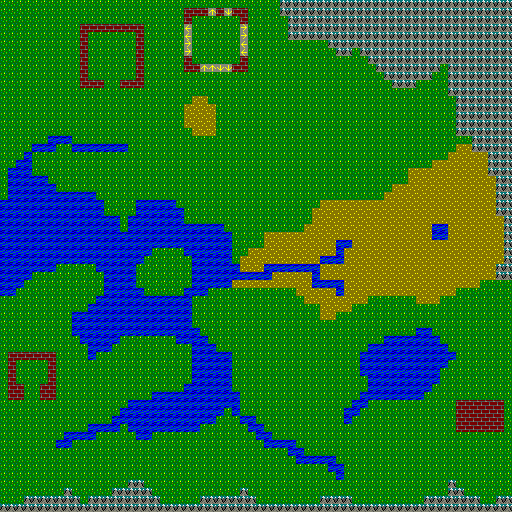

The image is a tile-based game level rendered from a .tmx file. Its description and source (layers, tilesets, objects; grid data summarised) follow:
An orthogonal 64x64 tile map with 8x8 px tiles, 1 tile layer (Tile Layer 1).

<map version="1.0" orientation="orthogonal" width="64" height="64" tilewidth="8" tileheight="8">
 <tileset firstgid="1" name="terrain1" tilewidth="8" tileheight="8">
  <image source="terrain1.bmp" trans="000000" width="80" height="8" />
  <tile id="0">
   <properties>
    <property name="collision" value="1" />
   </properties>
  </tile>
  <tile id="1">
   <properties>
    <property name="collision" value="0" />
   </properties>
  </tile>
  <tile id="2">
   <properties>
    <property name="collision" value="1" />
   </properties>
  </tile>
  <tile id="3">
   <properties>
    <property name="collision" value="8" />
   </properties>
  </tile>
  <tile id="4">
   <properties>
    <property name="collision" value="4" />
   </properties>
  </tile>
  <tile id="5">
   <properties>
    <property name="collision" value="2" />
   </properties>
  </tile>
  <tile id="6">
   <properties>
    <property name="collision" value="16" />
   </properties>
  </tile>
  <tile id="7">
   <properties>
    <property name="collision" value="0" />
   </properties>
  </tile>
  <tile id="8">
   <properties>
    <property name="collision" value="1" />
   </properties>
  </tile>
  <tile id="9">
   <properties>
    <property name="collision" value="0" />
   </properties>
  </tile>
 </tileset>
 <layer name="Tile Layer 1" width="64" height="64">
  <data>[4096 cells, 4096 non-empty, 9 distinct tile ids]</data>
 </layer>
</map>
